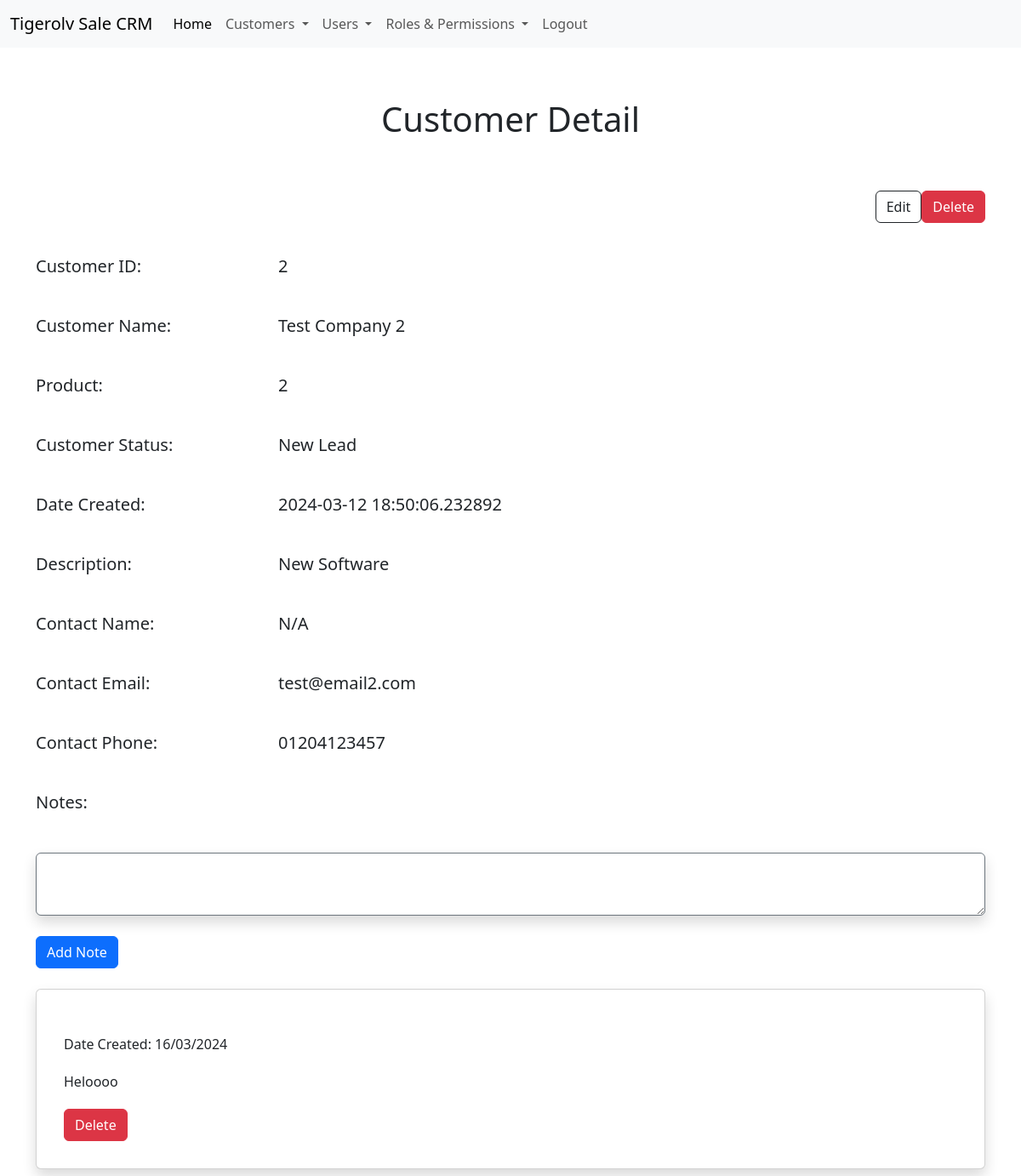
The app's page /customer/2 (signed in), older data.
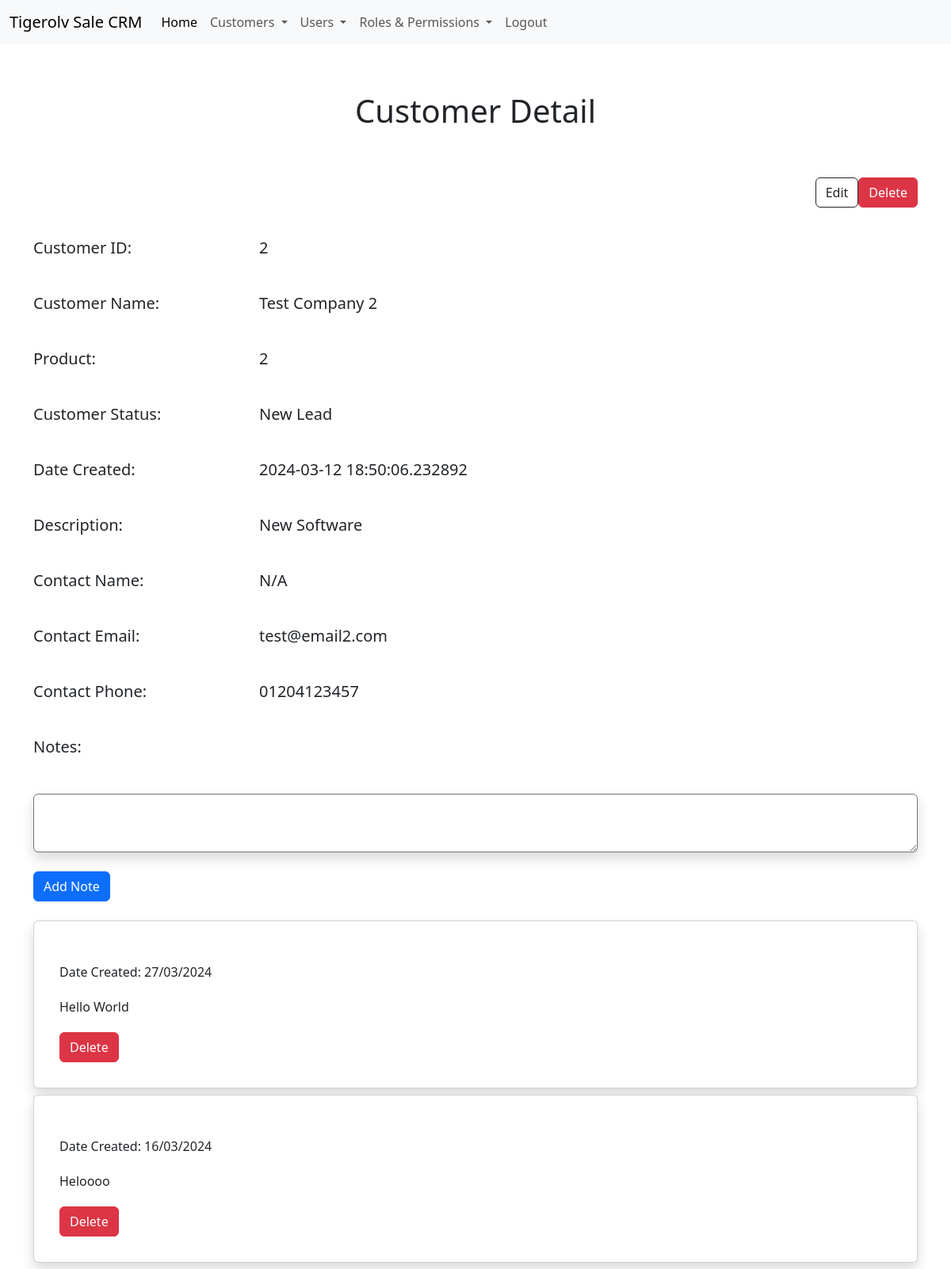
The same page, newer data.
### app/models.py (models this page shows, shortened)
class Note(db.Model):
    __tablename__ = 'note'
    NoteId = db.Column(db.Integer,primary_key=True)
    CustomerId = db.Column(db.Integer,db.ForeignKey('customer.CustomerId'))
    AgentId = db.Column(db.Integer,db.ForeignKey('user.UserId'))
    Note = db.Column(db.String(2000))
    DateCreated = db.Column(db.DateTime, default=datetime.now)

### app/main/views.py (the view, shortened to what this page needs)
@main.route('/customer/<int:id>', methods=['GET','POST'])
@login_required
@permission_required(Permission.VIEW)
def customerdetail(id):
    form = CreateNoteForm()
    customer = db.session.query(Customer).filter_by(CustomerId=id).order_by(Customer.DateCreated.desc()).all()
    customerNotes = Note.query.filter_by(CustomerId=id).order_by(Note.DateCreated.desc()).all()
    return render_template('customer.html', customer=customer, current_user=current_user, form=form , customerNotes=customerNotes)

### app/main/forms.py
class CreateNoteForm(FlaskForm):
    note = TextAreaField('Note')
    submit = SubmitField('Submit')

### app/auth/views.py (called while the page is built)
@auth.before_app_request
def before_request():
    if current_user.is_authenticated:
        if not current_user.Confirmed \
                and request.blueprint != 'auth' \
                and request.endpoint != 'static':
            return redirect(url_for('auth.unconfirmed'))

### app/models.py (called while the page is built)
    @login_manager.user_loader
    def load_user(user_id):
        return User.query.get(int(user_id))

    def can(self,permissions):
        return self.Role is not None and (self.Role & permissions) == permissions

### app/templates/customer.html (shortened to what this page needs)
{% extends 'base.html' %}
{% block head %}
    <link rel="stylesheet" href="{{ url_for('static', filename='css/customer.css') }}">
{% endblock head %}
{% block body %}
<div class="container">
    <h1>Customer Detail</h1>
    <div class="row">
        <div class="col-3">
        </div>
        <div class="col d-flex justify-content-end">
            <a class="btn btn-outline-dark mb-3" href="/customer/edit/{{customer[0].CustomerId}}" role="button">Edit</a>
            <button class="btn btn-danger mb-3" data-bs-toggle="modal" data-bs-target="#deleteModal">Delete</button>
        </div>
    </div>
    <div class="row">
        <div class="col-3">
            <p class="fs-5">Customer ID:</p>
        </div>
        <div class="col-5">
            <p class="fs-5">{{ customer[0].CustomerId }}</p>
        </div>
    </div>
    <div class="row">
        <div class="col-3 align-items-center">
            <p class="fs-5">Customer Name:</p>
        </div>
        <div class="col-5 align-items-center">
            <p class="fs-5">{{ customer[0].Name }}</p>
        </div>
    </div>
    <div class="row">
        <div class="col-3">
            <p class="fs-5">Product:</p>
        </div>
        <div class="col-5">
            <p class="fs-5">{{ customer[0].ProductId }}</p>
        </div>
    </div>
    <div class="row">
        <div class="col-3">
            <p class="fs-5">Customer Status:</p>
        </div>
        <div class="col-5">
            <p class="fs-5">{{ customer[0].Status }}</p>
        </div>
    </div>
    <div class="row">
        <div class="col-3">
            <p class="fs-5">Date Created:</p>
        </div>
        <div class="col-5">
            <p class="fs-5">{{ customer[0].DateCreated }}</p>
        </div>
    </div>
    <div class="row">
        <div class="col-3">
            <p class="fs-5">Description:</p>
        </div>
        <div class="col-5">
            <p class="fs-5">{{ customer[0].Description }}</p>
        </div>
    </div>
    <div class="row">
        <div class="col-3">
            <p class="fs-5">Contact Name:</p>
        </div>
        <div class="col-5">
            <p class="fs-5">{{ customer[0].ContactName }}</p>
        </div>
    </div>
    <div class="row">
        <div class="col-3">
            <p class="fs-5">Contact Email:</p>
        </div>
        <div class="col-5">
            <p class="fs-5">{{ customer[0].ContactEmail }}</p>
        </div>
    </div>
    <div class="row">
        <div class="col-3">
            <p class="fs-5">Contact Phone:</p>
        </div>
        <div class="col-5">
            <p class="fs-5">{{ customer[0].ContactPhone }}</p>
        </div>
    </div>
    <div class="row">
        <div class="col-3">
            <p class="fs-5">Notes:</p>
        </div>
    </div>
</div>
<div class="container mt-4">
    <div class="row">
        <form method="POST" action="/customer/{{ customer[0].CustomerId }}">
            <div class="form-floating">
                {{ form.note(class='form-control mb-4 shadow p-3 bg-body rounded border border-secondary', placeholder="Add Note", id='noteInput') }}
            </div>
            {{ form.submit(class='btn btn-primary mb-4', value="Add Note") }}
        </form>
    </div>
    {% for result in customerNotes %}
    <div class="card shadow p-3 mb-2 bg-body rounded">
        <div class="card-body" data-url="note/delete/{{ result.NoteId }}">
            <p class="align-self-start">Date Created: {{ result.DateCreated.strftime('%d/%m/%Y') }}</p>
            <p>{{ result.Note }}</p>
            <button class="btn btn-danger" data-bs-toggle="modal" data-bs-target="#deleteNoteModal">Delete</button>
        </div>
    </div>
    {% endfor %}
</div>
{% endblock body %}

Row changes from the older to the newer data that the page shows:
added Note: DateCreated "27/03/2024", Note "Hello World"
